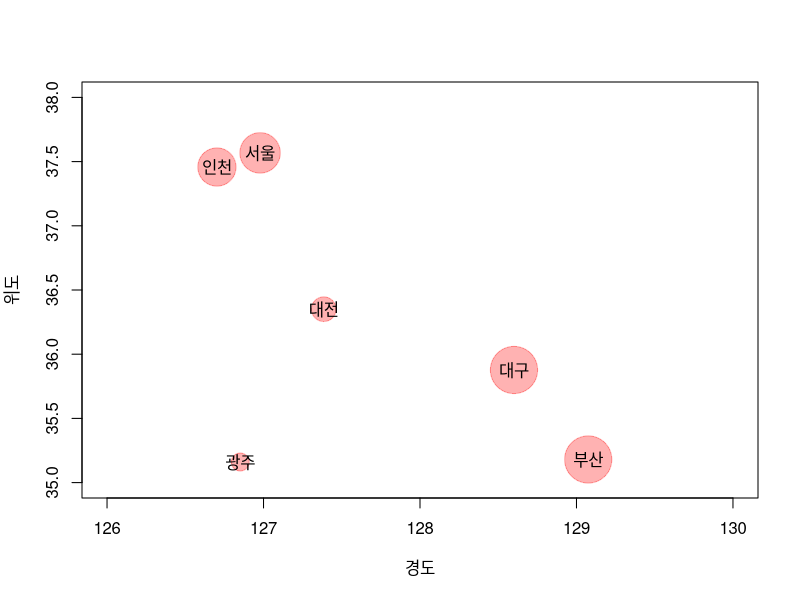
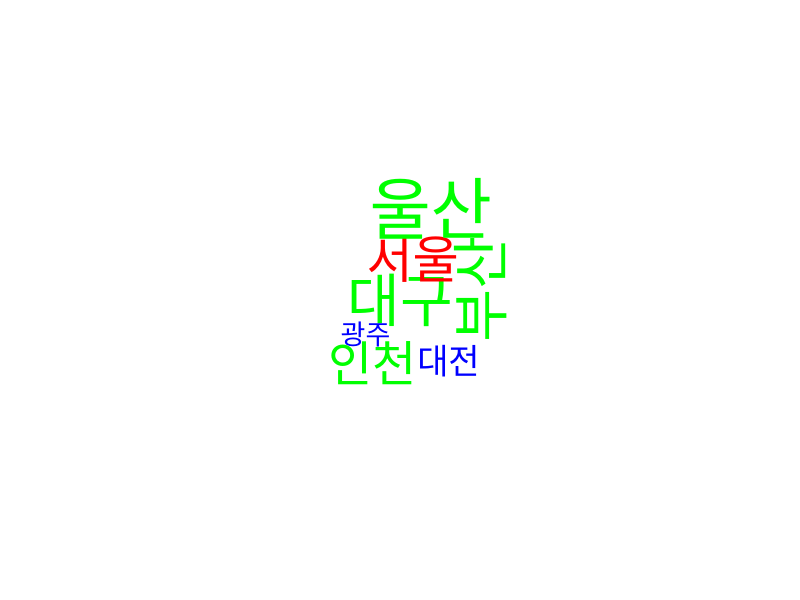
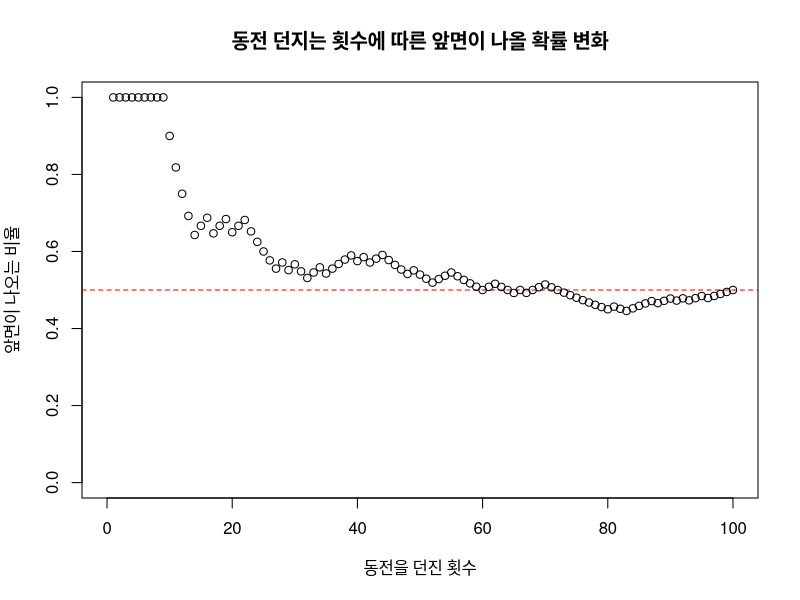

The R source for these figures, in order:
## ---- chunk 1
knitr::opts_chunk$set(echo = T, fig.align = "center")
## ---- chunk 2
score <- 70
score
score <- c(70, 85, 90)
score
## ---- chunk 3
score[4] <- 100; score[3] <-95
score
name <- c("알라딘", "자스민", "지니")
name
## ---- chunk 4
x <- seq(1, 10, by = 3)
x
x <- 1:10
x
x <- 10:1
x
x <- seq(1, 10, length.out = 5)
x
## ---- chunk 5
x <- c(1,2,3)
y <- rep(x, times = 2)
y
y <- rep(x, each = 2)
y
## ---- chunk 6
x <- c(10, 20, 30, 40)
y <- c(2, 4, 6, 8)
z <- c(2, 4)
x + 5
x + y
x + z
## ---- chunk 7
3 < 10
x <- c(10, 20, 30)
x <= 10
x[x > 15]
## ---- chunk 8
x <- c(10, 20, 30)
any(x <= 10)
all(x <= 10)
## ---- chunk 9
x <- c(TRUE, TRUE, FALSE, FALSE)
y <- c(TRUE, FALSE, TRUE, FALSE)
x & y
x | y
xor(x, y)
## ---- chunk 10
x <- NULL
is.null(x)
y <- c(1, 2, 3, NA, 5)
y
z <- 10/0
z
u <- 0/0
u
## ---- chunk 11
gender <- c('남', '여', '남')
gender
gender.factor <- factor(gender)
gender.factor
## ---- chunk 12
x <- c(70, 80, 95)
arr <- array(x)
arr
z <- 1:6
arr <- array(z, dim = c(2,3))
arr
name <- list(c("국어", "음악"), c("알라딘", "자스민", "지니"))
score <- c(70, 80, 85, 90, 90, 75)
arr <- array(score, dim = c(2,3), dimnames = name)
arr
arr[1,]
arr[, 2]
## ---- chunk 13
name <- list(c("1행", "2행"), c("1열", "2열", "3열"))
x <- 1:6
mtx <- matrix(x, nrow = 2)
mtx
mtx <- matrix(x, nrow = 2, dimnames = name, byrow = T)
mtx
y <- c(7, 8, 9)
mtx <- rbind(mtx, y)
rownames(mtx)[3] <- "3행"
mtx
z <- c(10, 11, 12)
mtx <- cbind(mtx, 2)
colnames(mtx)[4] = "4열"
mtx
## ---- chunk 14
x <- list("알라딘", 20, c(70, 80))
x
x[1]
x[[1]]
x <- list(성명 = "알라딘", 나이 = 20, 성적 = c(70, 80))
x
x[1]
x[[1]]
## ---- chunk 15
df <- data.frame(성명 = c("알라딘", "자스민"), 나이 = c(20, 19), 국어 = c(70, 85))
df <- cbind(df, 음악 = c(85, 90))
df
df <- rbind(df, data.frame(성명 = "지니", 나이 = 30, 국어 = 90, 음악 = 75))
df
df[3, 2]
df[3,]
df[, 2]
df[-2,]
df[, -3]
## ---- chunk 16
df <- data.frame(성명 = c("알라딘", "자스민"), 나이 = c(20, 19), 국어 = c(70, 85))
str(df)
## ---- chunk 17
df[1, 2] <- 21
df
df[1, 1] <- "Aladin"
## ---- chunk 18
df <- data.frame(성명 = c("알라딘", "자스민"), 나이 = c(20, 19), 국어 = c(70, 85), stringsAsFactors = F)
str(df)
df[1, 1] <- "Aladin"
df
## ---- chunk 19
data(package = "datasets")
## ---- chunk 20
## quakes
head(quakes)
tail(quakes, n = 10)
names(quakes)
dim(quakes)
str(quakes)
## ---- chunk 21
getTriangleArea <- function(w, h) {
  area <- w*h / 2
  return(area)
}
## ---- chunk 22
getTriangleArea(10, 5)
## ---- chunk 23
## [한국환경공단](http://www.airkorea.or.kr)
city <- c("서울", "부산", "대구", "인천", "광주", "대전", "울산")
pm25 <- c(18, 21, 21, 17, 8, 11, 25)
lat <- c(37.567933, 35.180002, 35.877052, 37.457730, 35.160331, 36.350573, 35.539865)
lon <- c(126.978054, 129.074974, 128.600680, 126.702194, 126.851433, 127.384793, 1219.311469)
## ---- chunk 24
plot(lon, lat, pch = 19, cex = pm25*0.3, col = rgb(1, 0, 0, 0.3), xlim = c(126, 130), ylim = c(35, 38),
      xlab = "경도", ylab = "위도")
text(lon, lat, labels = city)
## ---- chunk 25
## install.packages("wordcloud")
library(wordcloud)
## ---- chunk 26
wordcloud(city, freq = pm25, colors = rainbow(3), random.color = T)
## ---- chunk 27
plot(NA, xlab = "동전을 던진 횟수", ylab = "앞면이 나오는 비율", xlim = c(0, 100), ylim = c(0, 1),
      main = "동전 던지는 횟수에 따른 앞면이 나올 확률 변화")
abline(h = 0.5, col = "red", lty = 2)

count <- 0
for(n in 1:100) {
  coin <- sample(c("앞면", "뒷면"), 1)
  if(coin == "앞면") count = count + 1
  prob <- count / n
  points(n, prob)
  Sys.sleep(1)
}
